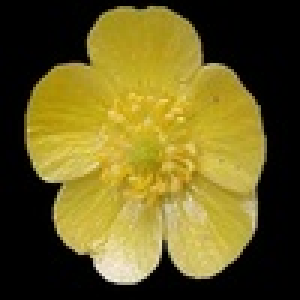
#> input picture Flower_DataSet/Buttercup/image_1122.jpg, 100 x 100 px (shown 3 times larger); its folder holds 4 pictures in this run
$ python deleteBack.py
#> lines starting #> are read from the running program, lines starting #| are printed output that depends on the picture
import numpy as np
import cv2
import glob
import os
from PIL import Image
from resizeimage import resizeimage

path1 = "D:/Giao Trinh/Nam4/Ki2/HTDPT/Flower_DataSet/Buttercup"
path2 = "D:/Giao Trinh/Nam4/Ki2/HTDPT/Flower_DataSet/Buttercup2"

filenames = glob.glob(path1+"/*.jpg")
images = [cv2.imread(img) for img in filenames]
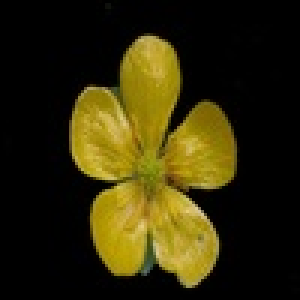
#> input picture Flower_DataSet/Buttercup/image_1126.jpg, 100 x 100 px (shown 3 times larger)
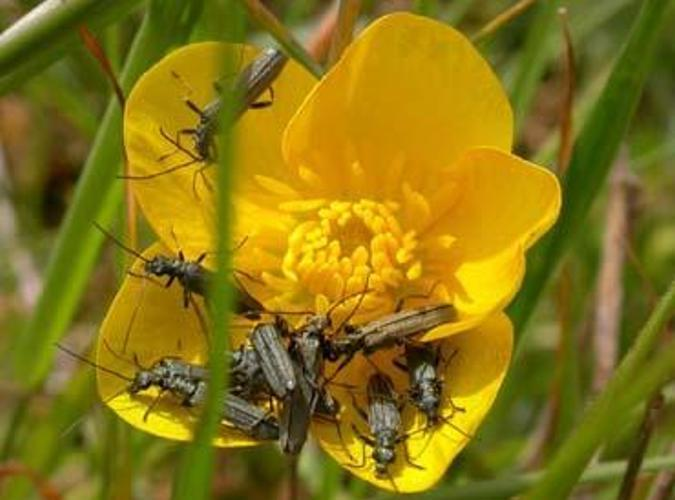
#> input picture Flower_DataSet/Buttercup/image_1127.jpg, 675 x 500 px
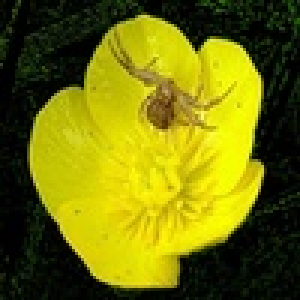
#> input picture Flower_DataSet/Buttercup/image_1128.jpg, 100 x 100 px (shown 3 times larger)
#> images = 4 items
i=0
# for imgo in images:
while(i<len(images)):

	imgo=images[i]
	height, width = imgo.shape[:2]
	#Create a mask holder
	mask = np.zeros(imgo.shape[:2],np.uint8)

	#Grab Cut the object
	bgdModel = np.zeros((1,65),np.float64)
	fgdModel = np.zeros((1,65),np.float64)
	print(i)
		#Hard Coding the Rect The object must lie within this rect.
	rect = (10,10,width-30,height-30)
	cv2.grabCut(imgo,mask,rect,bgdModel,fgdModel,5,cv2.GC_INIT_WITH_RECT)
	mask = np.where((mask==2)|(mask==0),0,1).astype('uint8')
	img1 = imgo*mask[:,:,np.newaxis]

		#Get the background
	background = imgo - img1

		#Change all pixels in the background that are not black to white
	background[np.where((background > [0,0,0]).all(axis = 2))] = [0,0,0]

		#Add the background and the image
	final = background + img1
	                # need to do some more processing here
	cv2.imwrite(path2+"/"+os.path.basename(filenames[i]),final)
	i=i+1
#> this loop made 4 passes
#> (height, width, rect) on passes 1 to 4: (100, 100, (10, 10, 70, 70)), (100, 100, (10, 10, 70, 70)), (500, 675, (10, 10, 645, 470)), (100, 100, (10, 10, 70, 70))
#| 0
#| 1
#| 2
#| 3
#> pass 2, `img1 = imgo*mask[:,:,np.newaxis]`:
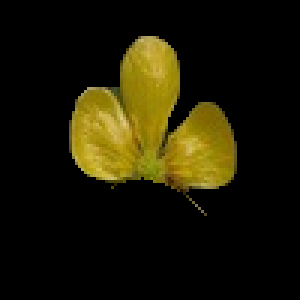
#> img1: shape (100, 100, 3) (shown 3 times larger); mean B, G, R 4.5, 24.9, 28.8
#> pass 2, `background = imgo - img1`:
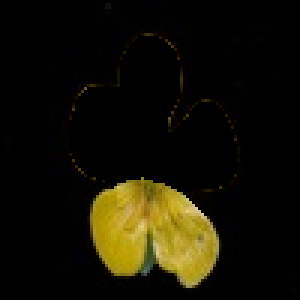
#> background: shape (100, 100, 3) (shown 3 times larger); mean B, G, R 4.5, 17.5, 20.3
#> after the loop:
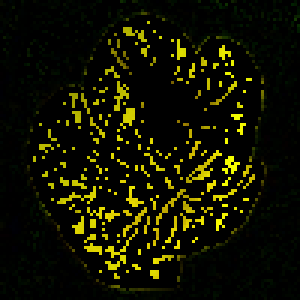
#> background: shape (100, 100, 3) (shown 3 times larger); mean B, G, R 0.1, 18.1, 17.6
#> imgo is the input picture: shape (100, 100, 3); mean B, G, R 9.1, 113.1, 113.8
#> after the loop, i = 4
